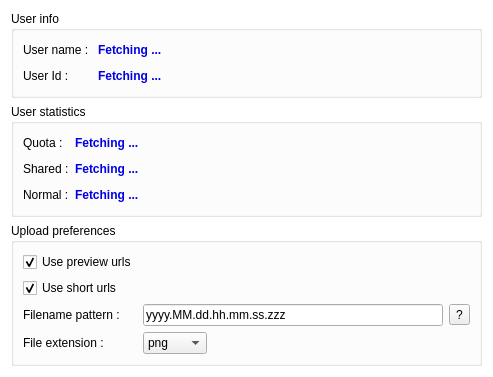
<?xml version="1.0" encoding="UTF-8"?>
<ui version="4.0">
 <class>mainWindow</class>
 <widget class="QWidget" name="mainWindow">
  <property name="geometry">
   <rect>
    <x>0</x>
    <y>0</y>
    <width>493</width>
    <height>356</height>
   </rect>
  </property>
  <property name="windowTitle">
   <string>Plug-in Dropbox : Config</string>
  </property>
  <property name="styleSheet">
   <string notr="true">.QWidget {
	
	background-color: rgb(255, 255, 255);
}</string>
  </property>
  <layout class="QVBoxLayout" name="verticalLayout">
   <item>
    <widget class="QGroupBox" name="groupBox">
     <property name="title">
      <string>User info</string>
     </property>
     <layout class="QGridLayout" name="gridLayout">
      <item row="1" column="0">
       <widget class="QLabel" name="label_2">
        <property name="text">
         <string>User Id :</string>
        </property>
       </widget>
      </item>
      <item row="1" column="1">
       <widget class="QLabel" name="userUid">
        <property name="palette">
         <palette>
          <active>
           <colorrole role="WindowText">
            <brush brushstyle="SolidPattern">
             <color alpha="255">
              <red>0</red>
              <green>0</green>
              <blue>230</blue>
             </color>
            </brush>
           </colorrole>
          </active>
          <inactive>
           <colorrole role="WindowText">
            <brush brushstyle="SolidPattern">
             <color alpha="255">
              <red>0</red>
              <green>0</green>
              <blue>230</blue>
             </color>
            </brush>
           </colorrole>
          </inactive>
          <disabled>
           <colorrole role="WindowText">
            <brush brushstyle="SolidPattern">
             <color alpha="255">
              <red>120</red>
              <green>120</green>
              <blue>120</blue>
             </color>
            </brush>
           </colorrole>
          </disabled>
         </palette>
        </property>
        <property name="font">
         <font>
          <weight>75</weight>
          <bold>true</bold>
         </font>
        </property>
        <property name="text">
         <string>Fetching ...</string>
        </property>
       </widget>
      </item>
      <item row="0" column="1">
       <widget class="QLabel" name="userName">
        <property name="palette">
         <palette>
          <active>
           <colorrole role="WindowText">
            <brush brushstyle="SolidPattern">
             <color alpha="255">
              <red>0</red>
              <green>0</green>
              <blue>230</blue>
             </color>
            </brush>
           </colorrole>
          </active>
          <inactive>
           <colorrole role="WindowText">
            <brush brushstyle="SolidPattern">
             <color alpha="255">
              <red>0</red>
              <green>0</green>
              <blue>230</blue>
             </color>
            </brush>
           </colorrole>
          </inactive>
          <disabled>
           <colorrole role="WindowText">
            <brush brushstyle="SolidPattern">
             <color alpha="255">
              <red>120</red>
              <green>120</green>
              <blue>120</blue>
             </color>
            </brush>
           </colorrole>
          </disabled>
         </palette>
        </property>
        <property name="font">
         <font>
          <weight>75</weight>
          <bold>true</bold>
         </font>
        </property>
        <property name="text">
         <string>Fetching ...</string>
        </property>
       </widget>
      </item>
      <item row="0" column="0">
       <widget class="QLabel" name="label">
        <property name="text">
         <string>User name : </string>
        </property>
       </widget>
      </item>
      <item row="0" column="2">
       <spacer name="horizontalSpacer">
        <property name="orientation">
         <enum>Qt::Horizontal</enum>
        </property>
        <property name="sizeHint" stdset="0">
         <size>
          <width>40</width>
          <height>20</height>
         </size>
        </property>
       </spacer>
      </item>
      <item row="1" column="2">
       <spacer name="horizontalSpacer_2">
        <property name="orientation">
         <enum>Qt::Horizontal</enum>
        </property>
        <property name="sizeHint" stdset="0">
         <size>
          <width>40</width>
          <height>20</height>
         </size>
        </property>
       </spacer>
      </item>
     </layout>
    </widget>
   </item>
   <item>
    <widget class="QGroupBox" name="groupBox_3">
     <property name="title">
      <string>User statistics</string>
     </property>
     <layout class="QGridLayout" name="gridLayout_3">
      <item row="0" column="0">
       <widget class="QLabel" name="label_5">
        <property name="text">
         <string>Quota :</string>
        </property>
       </widget>
      </item>
      <item row="0" column="1">
       <widget class="QLabel" name="quota">
        <property name="palette">
         <palette>
          <active>
           <colorrole role="WindowText">
            <brush brushstyle="SolidPattern">
             <color alpha="255">
              <red>0</red>
              <green>0</green>
              <blue>230</blue>
             </color>
            </brush>
           </colorrole>
          </active>
          <inactive>
           <colorrole role="WindowText">
            <brush brushstyle="SolidPattern">
             <color alpha="255">
              <red>0</red>
              <green>0</green>
              <blue>230</blue>
             </color>
            </brush>
           </colorrole>
          </inactive>
          <disabled>
           <colorrole role="WindowText">
            <brush brushstyle="SolidPattern">
             <color alpha="255">
              <red>120</red>
              <green>120</green>
              <blue>120</blue>
             </color>
            </brush>
           </colorrole>
          </disabled>
         </palette>
        </property>
        <property name="font">
         <font>
          <weight>75</weight>
          <bold>true</bold>
         </font>
        </property>
        <property name="text">
         <string>Fetching ...</string>
        </property>
       </widget>
      </item>
      <item row="0" column="2">
       <spacer name="horizontalSpacer_4">
        <property name="orientation">
         <enum>Qt::Horizontal</enum>
        </property>
        <property name="sizeHint" stdset="0">
         <size>
          <width>339</width>
          <height>20</height>
         </size>
        </property>
       </spacer>
      </item>
      <item row="1" column="0">
       <widget class="QLabel" name="label_6">
        <property name="text">
         <string>Shared :</string>
        </property>
       </widget>
      </item>
      <item row="1" column="1">
       <widget class="QLabel" name="shared">
        <property name="palette">
         <palette>
          <active>
           <colorrole role="WindowText">
            <brush brushstyle="SolidPattern">
             <color alpha="255">
              <red>0</red>
              <green>0</green>
              <blue>230</blue>
             </color>
            </brush>
           </colorrole>
          </active>
          <inactive>
           <colorrole role="WindowText">
            <brush brushstyle="SolidPattern">
             <color alpha="255">
              <red>0</red>
              <green>0</green>
              <blue>230</blue>
             </color>
            </brush>
           </colorrole>
          </inactive>
          <disabled>
           <colorrole role="WindowText">
            <brush brushstyle="SolidPattern">
             <color alpha="255">
              <red>120</red>
              <green>120</green>
              <blue>120</blue>
             </color>
            </brush>
           </colorrole>
          </disabled>
         </palette>
        </property>
        <property name="font">
         <font>
          <weight>75</weight>
          <bold>true</bold>
         </font>
        </property>
        <property name="text">
         <string>Fetching ...</string>
        </property>
       </widget>
      </item>
      <item row="1" column="2">
       <spacer name="horizontalSpacer_5">
        <property name="orientation">
         <enum>Qt::Horizontal</enum>
        </property>
        <property name="sizeHint" stdset="0">
         <size>
          <width>339</width>
          <height>20</height>
         </size>
        </property>
       </spacer>
      </item>
      <item row="2" column="0">
       <widget class="QLabel" name="label_7">
        <property name="text">
         <string>Normal :</string>
        </property>
       </widget>
      </item>
      <item row="2" column="1">
       <widget class="QLabel" name="normal">
        <property name="palette">
         <palette>
          <active>
           <colorrole role="WindowText">
            <brush brushstyle="SolidPattern">
             <color alpha="255">
              <red>0</red>
              <green>0</green>
              <blue>230</blue>
             </color>
            </brush>
           </colorrole>
          </active>
          <inactive>
           <colorrole role="WindowText">
            <brush brushstyle="SolidPattern">
             <color alpha="255">
              <red>0</red>
              <green>0</green>
              <blue>230</blue>
             </color>
            </brush>
           </colorrole>
          </inactive>
          <disabled>
           <colorrole role="WindowText">
            <brush brushstyle="SolidPattern">
             <color alpha="255">
              <red>120</red>
              <green>120</green>
              <blue>120</blue>
             </color>
            </brush>
           </colorrole>
          </disabled>
         </palette>
        </property>
        <property name="font">
         <font>
          <weight>75</weight>
          <bold>true</bold>
         </font>
        </property>
        <property name="text">
         <string>Fetching ...</string>
        </property>
       </widget>
      </item>
      <item row="2" column="2">
       <spacer name="horizontalSpacer_6">
        <property name="orientation">
         <enum>Qt::Horizontal</enum>
        </property>
        <property name="sizeHint" stdset="0">
         <size>
          <width>339</width>
          <height>20</height>
         </size>
        </property>
       </spacer>
      </item>
     </layout>
    </widget>
   </item>
   <item>
    <widget class="QGroupBox" name="groupBox_2">
     <property name="title">
      <string>Upload preferences</string>
     </property>
     <layout class="QGridLayout" name="gridLayout_2">
      <item row="3" column="2">
       <widget class="QToolButton" name="patternHelp">
        <property name="text">
         <string>?</string>
        </property>
       </widget>
      </item>
      <item row="3" column="1">
       <widget class="QLineEdit" name="filenamePattern">
        <property name="text">
         <string>yyyy.MM.dd.hh.mm.ss.zzz</string>
        </property>
       </widget>
      </item>
      <item row="3" column="0">
       <widget class="QLabel" name="label_3">
        <property name="text">
         <string>Filename pattern :</string>
        </property>
       </widget>
      </item>
      <item row="1" column="0">
       <widget class="QCheckBox" name="shortUrls">
        <property name="text">
         <string>Use short urls</string>
        </property>
        <property name="checked">
         <bool>true</bool>
        </property>
       </widget>
      </item>
      <item row="4" column="1">
       <layout class="QHBoxLayout" name="horizontalLayout">
        <item>
         <widget class="QComboBox" name="fileExtension">
          <property name="currentIndex">
           <number>0</number>
          </property>
          <item>
           <property name="text">
            <string>png</string>
           </property>
          </item>
          <item>
           <property name="text">
            <string>jpg</string>
           </property>
          </item>
          <item>
           <property name="text">
            <string>bmp</string>
           </property>
          </item>
          <item>
           <property name="text">
            <string>ico</string>
           </property>
          </item>
          <item>
           <property name="text">
            <string>pbm</string>
           </property>
          </item>
          <item>
           <property name="text">
            <string>pgm</string>
           </property>
          </item>
          <item>
           <property name="text">
            <string>tif</string>
           </property>
          </item>
          <item>
           <property name="text">
            <string>wbmp</string>
           </property>
          </item>
          <item>
           <property name="text">
            <string>xbm</string>
           </property>
          </item>
          <item>
           <property name="text">
            <string>xpm</string>
           </property>
          </item>
         </widget>
        </item>
        <item>
         <spacer name="horizontalSpacer_3">
          <property name="orientation">
           <enum>Qt::Horizontal</enum>
          </property>
          <property name="sizeHint" stdset="0">
           <size>
            <width>40</width>
            <height>20</height>
           </size>
          </property>
         </spacer>
        </item>
       </layout>
      </item>
      <item row="4" column="0">
       <widget class="QLabel" name="label_4">
        <property name="text">
         <string>File extension :</string>
        </property>
       </widget>
      </item>
      <item row="0" column="0">
       <widget class="QCheckBox" name="previewUrls">
        <property name="text">
         <string>Use preview urls</string>
        </property>
        <property name="checked">
         <bool>true</bool>
        </property>
       </widget>
      </item>
     </layout>
    </widget>
   </item>
   <item>
    <spacer name="verticalSpacer">
     <property name="orientation">
      <enum>Qt::Vertical</enum>
     </property>
     <property name="sizeHint" stdset="0">
      <size>
       <width>20</width>
       <height>40</height>
      </size>
     </property>
    </spacer>
   </item>
  </layout>
 </widget>
 <resources/>
 <connections>
  <connection>
   <sender>previewUrls</sender>
   <signal>clicked(bool)</signal>
   <receiver>shortUrls</receiver>
   <slot>setEnabled(bool)</slot>
   <hints>
    <hint type="sourcelabel">
     <x>65</x>
     <y>145</y>
    </hint>
    <hint type="destinationlabel">
     <x>65</x>
     <y>126</y>
    </hint>
   </hints>
  </connection>
  <connection>
   <sender>previewUrls</sender>
   <signal>clicked(bool)</signal>
   <receiver>shortUrls</receiver>
   <slot>setChecked(bool)</slot>
   <hints>
    <hint type="sourcelabel">
     <x>90</x>
     <y>146</y>
    </hint>
    <hint type="destinationlabel">
     <x>90</x>
     <y>125</y>
    </hint>
   </hints>
  </connection>
 </connections>
</ui>
